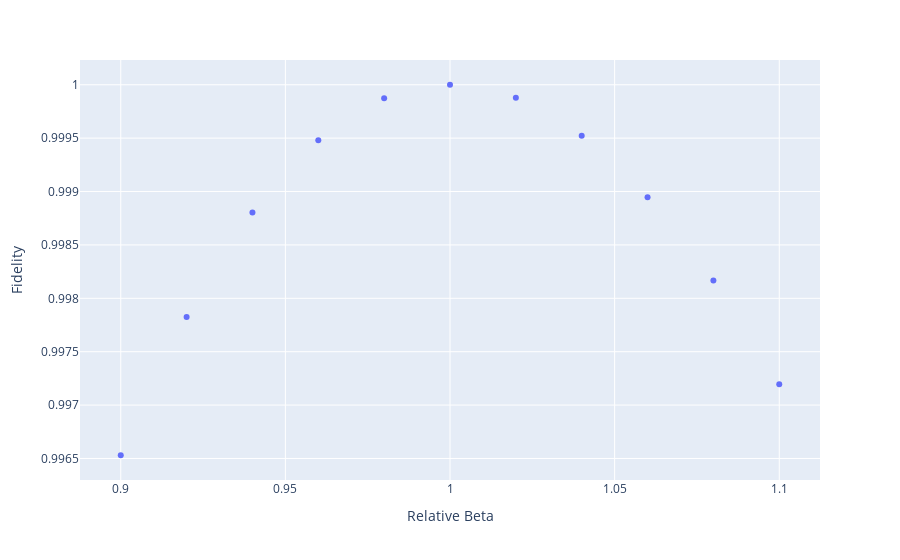

Notebook code cell kept with this figure:
### Markdown cell above
Okay, we have a lot of results. It seems like Bayesian Learning per se will not work. Unless we have very very good VarQITE the prepared states will be too different from one iteration to the next. That leaves us with naive constraint matrix reconstructions. We can speak about why the error is not that big when we consider that other methods in litterature oversample quite a lot. We can probably do a factor or two times more sampling with the naive approach, which should lead to a much better reconstruction.

The main problem with that approach is that we won't know the temperature of our preparation. Let's prepare some hamiltonians and see how the fidelity evolves with error in temperature.

### Code cell
H = lattice_hamiltonian(4,-1,1/4,["Y"],["XX","ZZ"])
beta = 1.0
ideal_state = simple_purify_hamiltonian(H*beta)
relative_beta_error = np.linspace(0.9,1.1,11)
faulty_states = [simple_purify_hamiltonian(H*beta*r) for r in relative_beta_error]
fidelities = [state_fidelity(ideal_state,f) for f in faulty_states]
df = {"Relative Beta":relative_beta_error, "Fidelity":fidelities}
px.scatter(df,x="Relative Beta",y="Fidelity")

### Figure 1 — Plotly figure (JSON) as saved in the notebook; plotly's stock layout.template omitted (floating-point values rounded to 4 significant figures)
{"data": [{"hovertemplate": "Relative Beta=%{x}<br>Fidelity=%{y}<extra></extra>", "legendgroup": "", "marker": {"color": "#636efa", "symbol": "circle"}, "mode": "markers", "name": "", "orientation": "v", "showlegend": false, "type": "scatter", "x": [0.9, 0.92, 0.94, 0.96, 0.98, 1, 1.02, 1.04, 1.06, 1.08, 1.1], "xaxis": "x", "y": [0.9965, 0.9978, 0.9988, 0.9995, 0.9999, 1.0, 0.9999, 0.9995, 0.9989, 0.9982, 0.9972], "yaxis": "y"}], "layout": {"legend": {"tracegroupgap": 0}, "margin": {"t": 60}, "xaxis": {"anchor": "y", "domain": [0, 1], "title": {"text": "Relative Beta"}}, "yaxis": {"anchor": "x", "domain": [0, 1], "title": {"text": "Fidelity"}}}}
